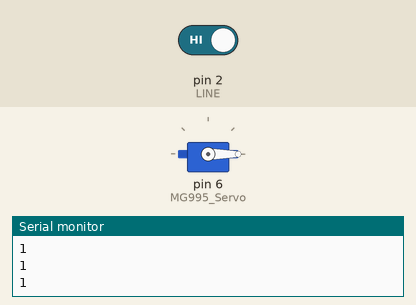
This sketch was run on a simulated Arduino Uno, built with avr-gcc and run on an emulated ATmega328P. On the bench: servo, the last lines printed to the serial monitor. The test bench sets the inputs (shaded band); at power-on: pin 2 (LINE) HIGH.

Above: at 4.8 s.
4.9 s: pin 2 (LINE) driven LOW
At 7.2 s:
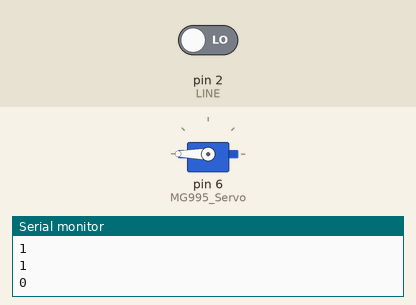
7.6 s: pin 2 (LINE) driven HIGH
At 8.9 s:
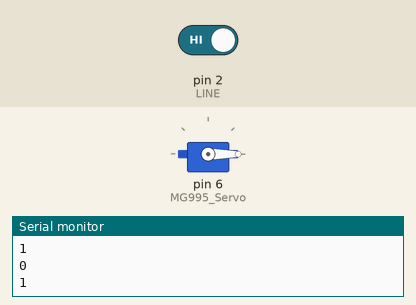
Timing chart, 0 to 10.6 s (numbered marks = the images above; inputs shaded):
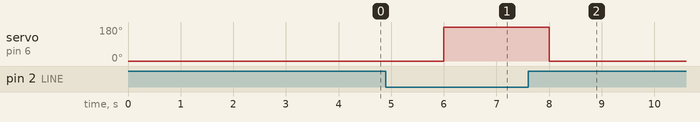

The sketch:

Doline_Servo.ino
```cpp
#include <Servo.h>
#define Servo_PWM 6
#define LINE 2

Servo MG995_Servo;
int val = 0;

void setup(){
  MG995_Servo.attach(6);
  Serial.begin(9600);
}
void loop(){
  val = digitalRead(LINE);
  Serial.println(val);
   if(val == 0){
    MG995_Servo.write(180);
    delay(2000);
  }
  else{

    MG995_Servo.write(0);
    delay(2000);
  }


}
```

Measured:
- after the input at 4.9 s, servo on pin 6 (MG995_Servo): 0° → 180° after 1.1 s
- after the input at 7.6 s, servo on pin 6 (MG995_Servo): 180° → 0° after 0.40 s
